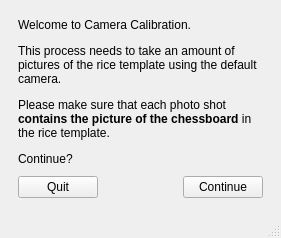
<?xml version="1.0" encoding="UTF-8"?>
<ui version="4.0">
 <class>CalibrationWizard</class>
 <widget class="QMainWindow" name="CalibrationWizard">
  <property name="geometry">
   <rect>
    <x>0</x>
    <y>0</y>
    <width>281</width>
    <height>238</height>
   </rect>
  </property>
  <property name="windowTitle">
   <string>MainWindow</string>
  </property>
  <widget class="QWidget" name="centralwidget">
   <layout class="QVBoxLayout" name="verticalLayout_2">
    <item>
     <widget class="QStackedWidget" name="stackedWidget">
      <property name="currentIndex">
       <number>1</number>
      </property>
      <widget class="QWidget" name="ReCalConfirm">
       <layout class="QVBoxLayout" name="verticalLayout">
        <item>
         <widget class="QLabel" name="label">
          <property name="text">
           <string>&lt;html&gt;&lt;head/&gt;&lt;body&gt;&lt;p&gt;Camera Calibration was previously &lt;span style=&quot; font-weight:700;&quot;&gt;done&lt;/span&gt; before. &lt;/p&gt;&lt;p&gt;Press Continue to calibrate again.&lt;/p&gt;&lt;p&gt;Quit or Continue ?&lt;br/&gt;&lt;/p&gt;&lt;/body&gt;&lt;/html&gt;</string>
          </property>
          <property name="alignment">
           <set>Qt::AlignLeading|Qt::AlignLeft|Qt::AlignTop</set>
          </property>
          <property name="wordWrap">
           <bool>true</bool>
          </property>
         </widget>
        </item>
        <item>
         <spacer name="verticalSpacer">
          <property name="orientation">
           <enum>Qt::Vertical</enum>
          </property>
          <property name="sizeHint" stdset="0">
           <size>
            <width>20</width>
            <height>40</height>
           </size>
          </property>
         </spacer>
        </item>
        <item>
         <layout class="QHBoxLayout" name="horizontalLayout">
          <item>
           <widget class="QPushButton" name="cmdQuit_0">
            <property name="text">
             <string>Quit</string>
            </property>
           </widget>
          </item>
          <item>
           <spacer name="horizontalSpacer">
            <property name="orientation">
             <enum>Qt::Horizontal</enum>
            </property>
            <property name="sizeHint" stdset="0">
             <size>
              <width>40</width>
              <height>20</height>
             </size>
            </property>
           </spacer>
          </item>
          <item>
           <widget class="QPushButton" name="cmdContinue_0">
            <property name="text">
             <string>Continue</string>
            </property>
           </widget>
          </item>
         </layout>
        </item>
       </layout>
      </widget>
      <widget class="QWidget" name="Welcome">
       <layout class="QVBoxLayout" name="verticalLayout_4">
        <item>
         <widget class="QLabel" name="label_3">
          <property name="text">
           <string>&lt;html&gt;&lt;head/&gt;&lt;body&gt;&lt;p&gt;Welcome to Camera Calibration. &lt;/p&gt;&lt;p&gt;This process needs to take an amount of pictures of the rice template using the default camera. &lt;/p&gt;&lt;p&gt;Please make sure that each photo shot &lt;span style=&quot; font-weight:700;&quot;&gt;contains the picture of the chessboard&lt;/span&gt; in the rice template.&lt;/p&gt;&lt;p&gt;Continue?&lt;/p&gt;&lt;/body&gt;&lt;/html&gt;</string>
          </property>
          <property name="alignment">
           <set>Qt::AlignLeading|Qt::AlignLeft|Qt::AlignTop</set>
          </property>
          <property name="wordWrap">
           <bool>true</bool>
          </property>
         </widget>
        </item>
        <item>
         <spacer name="verticalSpacer_3">
          <property name="orientation">
           <enum>Qt::Vertical</enum>
          </property>
          <property name="sizeHint" stdset="0">
           <size>
            <width>20</width>
            <height>40</height>
           </size>
          </property>
         </spacer>
        </item>
        <item>
         <layout class="QHBoxLayout" name="horizontalLayout_3">
          <item>
           <widget class="QPushButton" name="cmdQuit_1">
            <property name="text">
             <string>Quit</string>
            </property>
           </widget>
          </item>
          <item>
           <spacer name="horizontalSpacer_3">
            <property name="orientation">
             <enum>Qt::Horizontal</enum>
            </property>
            <property name="sizeHint" stdset="0">
             <size>
              <width>40</width>
              <height>20</height>
             </size>
            </property>
           </spacer>
          </item>
          <item>
           <widget class="QPushButton" name="cmdContinue_1">
            <property name="text">
             <string>Continue</string>
            </property>
           </widget>
          </item>
         </layout>
        </item>
       </layout>
      </widget>
      <widget class="QWidget" name="Shot">
       <layout class="QVBoxLayout" name="verticalLayout_5">
        <item>
         <spacer name="verticalSpacer_5">
          <property name="orientation">
           <enum>Qt::Vertical</enum>
          </property>
          <property name="sizeHint" stdset="0">
           <size>
            <width>20</width>
            <height>40</height>
           </size>
          </property>
         </spacer>
        </item>
        <item>
         <widget class="QLabel" name="labelShot">
          <property name="text">
           <string>&lt;html&gt;&lt;head/&gt;&lt;body&gt;&lt;p&gt;Take photo: &lt;br/&gt;&lt;/p&gt;&lt;/body&gt;&lt;/html&gt;</string>
          </property>
          <property name="alignment">
           <set>Qt::AlignCenter</set>
          </property>
         </widget>
        </item>
        <item>
         <spacer name="verticalSpacer_4">
          <property name="orientation">
           <enum>Qt::Vertical</enum>
          </property>
          <property name="sizeHint" stdset="0">
           <size>
            <width>20</width>
            <height>46</height>
           </size>
          </property>
         </spacer>
        </item>
        <item>
         <layout class="QHBoxLayout" name="horizontalLayout_4">
          <item>
           <widget class="QPushButton" name="cmdQuit_2">
            <property name="text">
             <string>Quit</string>
            </property>
           </widget>
          </item>
          <item>
           <spacer name="horizontalSpacer_4">
            <property name="orientation">
             <enum>Qt::Horizontal</enum>
            </property>
            <property name="sizeHint" stdset="0">
             <size>
              <width>40</width>
              <height>20</height>
             </size>
            </property>
           </spacer>
          </item>
          <item>
           <widget class="QPushButton" name="cmdPhoto">
            <property name="text">
             <string>Photo</string>
            </property>
           </widget>
          </item>
         </layout>
        </item>
       </layout>
      </widget>
      <widget class="QWidget" name="Finished">
       <layout class="QVBoxLayout" name="verticalLayout_3">
        <item>
         <widget class="QLabel" name="label_2">
          <property name="text">
           <string>&lt;html&gt;&lt;head/&gt;&lt;body&gt;&lt;p&gt;Camera Calibration is &lt;span style=&quot; font-weight:700;&quot;&gt;done&lt;/span&gt;. &lt;/p&gt;&lt;p&gt;&lt;br/&gt;&lt;/p&gt;&lt;/body&gt;&lt;/html&gt;</string>
          </property>
          <property name="alignment">
           <set>Qt::AlignLeading|Qt::AlignLeft|Qt::AlignVCenter</set>
          </property>
          <property name="wordWrap">
           <bool>true</bool>
          </property>
         </widget>
        </item>
        <item>
         <spacer name="verticalSpacer_2">
          <property name="orientation">
           <enum>Qt::Vertical</enum>
          </property>
          <property name="sizeHint" stdset="0">
           <size>
            <width>20</width>
            <height>74</height>
           </size>
          </property>
         </spacer>
        </item>
        <item>
         <layout class="QHBoxLayout" name="horizontalLayout_2">
          <item>
           <spacer name="horizontalSpacer_2">
            <property name="orientation">
             <enum>Qt::Horizontal</enum>
            </property>
            <property name="sizeHint" stdset="0">
             <size>
              <width>40</width>
              <height>20</height>
             </size>
            </property>
           </spacer>
          </item>
          <item>
           <widget class="QPushButton" name="cmdFinish">
            <property name="text">
             <string>Finish</string>
            </property>
           </widget>
          </item>
         </layout>
        </item>
       </layout>
      </widget>
     </widget>
    </item>
   </layout>
  </widget>
  <widget class="QMenuBar" name="menubar">
   <property name="geometry">
    <rect>
     <x>0</x>
     <y>0</y>
     <width>281</width>
     <height>20</height>
    </rect>
   </property>
  </widget>
  <widget class="QStatusBar" name="statusbar"/>
 </widget>
 <resources/>
 <connections/>
</ui>
